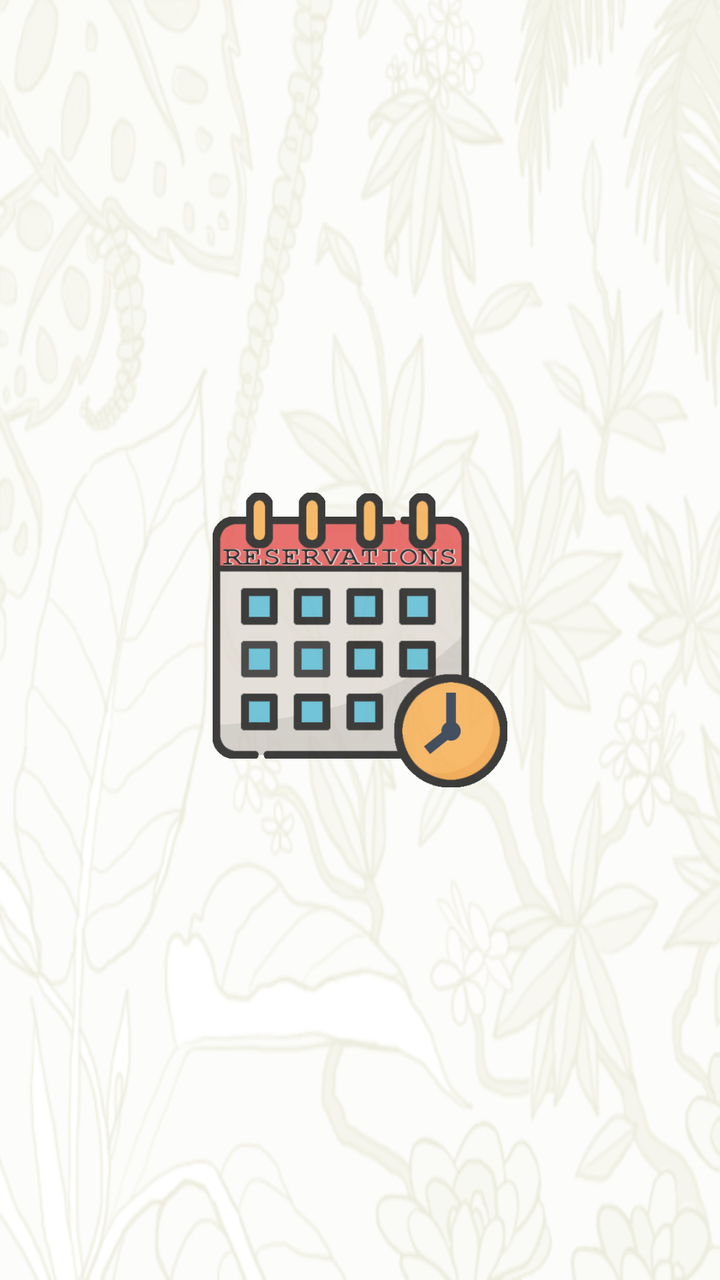
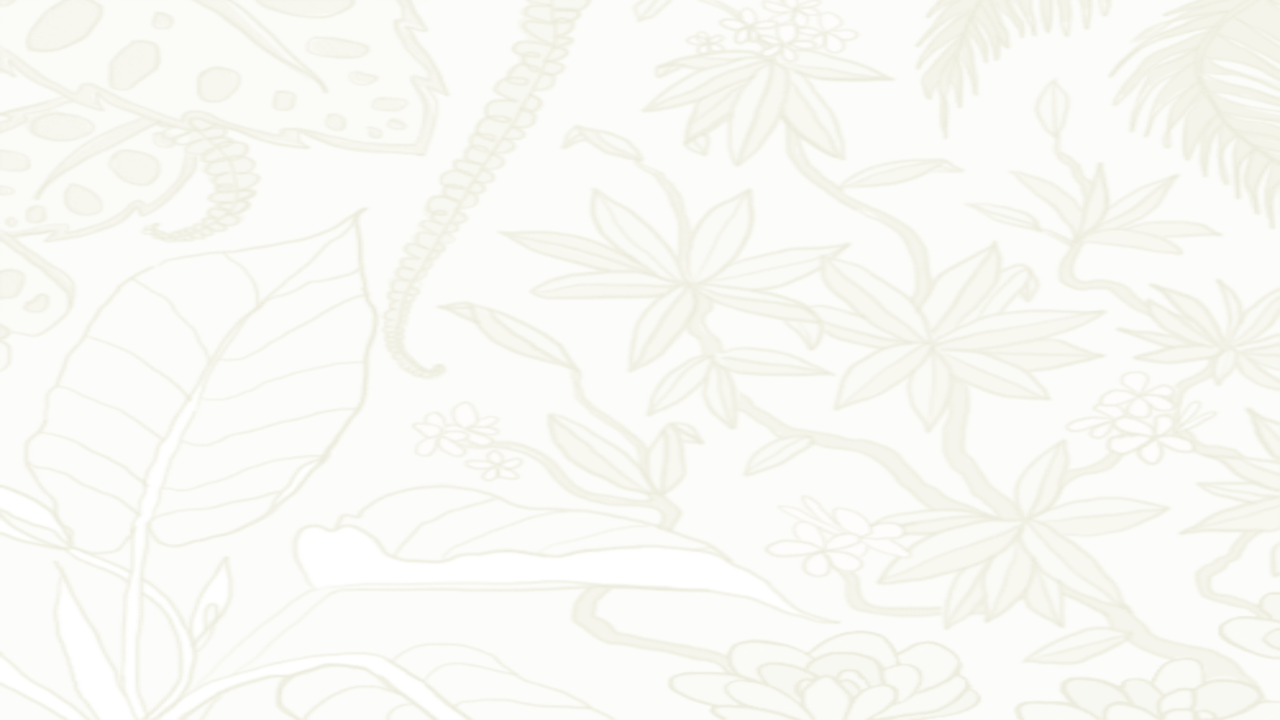

The same Android screen from two of the app's own layout files: first res/layout/ as a phone draws it, then the repository's variant for another configuration, drawn on a device whose configuration selects that folder. Both files follow.
<!-- AndroidManifest.xml: application theme Theme.AndroidProject_02 -->
<!-- res/layout/activity_main.xml -->
<?xml version="1.0" encoding="utf-8"?>
<androidx.constraintlayout.widget.ConstraintLayout xmlns:android="http://schemas.android.com/apk/res/android"
    xmlns:app="http://schemas.android.com/apk/res-auto"
    xmlns:tools="http://schemas.android.com/tools"
    android:id="@+id/mainMenu"
    android:layout_width="match_parent"
    android:layout_height="match_parent"
    android:background="@drawable/background_animation_list"
    tools:context=".MainActivity">


    <ImageButton
        android:id="@+id/reserveImgBtn"
        android:layout_width="0dp"
        android:layout_height="0dp"
        android:alpha="0.8"
        android:paddingVertical="30dp"
        android:background="@null"
        android:contentDescription="@string/reserve_activity"
        android:onClick="goToReserve"
        android:scaleType="fitCenter"
        android:tint="@drawable/touch_selector"
        app:layout_constraintBottom_toTopOf="@id/reservationsBtn"
        app:layout_constraintEnd_toEndOf="parent"
        app:layout_constraintHorizontal_weight="1"
        app:layout_constraintStart_toStartOf="parent"
        app:layout_constraintTop_toTopOf="parent"
        app:layout_constraintVertical_weight="1"
        app:srcCompat="@mipmap/reservesign" />

    <ImageButton
        android:id="@+id/reservationsBtn"
        android:layout_width="0dp"
        android:layout_height="0dp"
        android:background="@null"
        android:paddingVertical="30dp"
        android:alpha="0.8"
        android:contentDescription="@string/reservations_calendar"
        android:onClick="goToCalendar"
        android:scaleType="fitCenter"
        app:layout_constraintVertical_weight="1"
        android:tint="@drawable/touch_selector"
        app:layout_constraintBottom_toTopOf="@+id/guestListImgBtn"
        app:layout_constraintEnd_toEndOf="parent"
        app:layout_constraintStart_toStartOf="parent"
        app:layout_constraintTop_toBottomOf="@+id/reserveImgBtn"
        app:srcCompat="@mipmap/calendar" />

    <ImageButton
        android:id="@+id/guestListImgBtn"
        android:layout_width="0dp"
        android:layout_height="0dp"
        android:background="@null"
        android:paddingVertical="30dp"
        android:contentDescription="@string/guests_database"
        android:onClick="goToGuests"
        android:scaleType="fitCenter"
        android:alpha="0.8"
        app:layout_constraintVertical_weight="1"
        android:tint="@drawable/touch_selector"
        app:layout_constraintBottom_toBottomOf="parent"
        app:layout_constraintEnd_toEndOf="parent"
        app:layout_constraintStart_toStartOf="parent"
        app:layout_constraintTop_toBottomOf="@id/reservationsBtn"
        app:srcCompat="@mipmap/guest_list" />

</androidx.constraintlayout.widget.ConstraintLayout>
<!-- resources referenced by this layout -->
<resources>
  <!-- drawable background_animation_list (drawable) -->
  <?xml version="1.0" encoding="utf-8"?>
      <animation-list xmlns:android="http://schemas.android.com/apk/res/android" android:id="@+id/selected" android:oneshot="false">
      <item android:drawable="@drawable/background_frame_01" android:duration="100" />
      <item android:drawable="@drawable/background_frame_02" android:duration="100" />
      <item android:drawable="@drawable/background_frame_03" android:duration="100" />
      <item android:drawable="@drawable/background_frame_04" android:duration="100" />
      <item android:drawable="@drawable/background_frame_05" android:duration="100" />
      <item android:drawable="@drawable/background_frame_06" android:duration="100" />
      <item android:drawable="@drawable/background_frame_07" android:duration="100" />
      <item android:drawable="@drawable/background_frame_08" android:duration="100" />
      <item android:drawable="@drawable/background_frame_09" android:duration="100" />
      <item android:drawable="@drawable/background_frame_10" android:duration="100" />
      <item android:drawable="@drawable/background_frame_11" android:duration="100" />
      <item android:drawable="@drawable/background_frame_12" android:duration="100" />
      <item android:drawable="@drawable/background_frame_13" android:duration="100" />
      <item android:drawable="@drawable/background_frame_14" android:duration="100" />
      <item android:drawable="@drawable/background_frame_15" android:duration="100" />
      <item android:drawable="@drawable/background_frame_16" android:duration="100" />
      <item android:drawable="@drawable/background_frame_17" android:duration="100" />
      <item android:drawable="@drawable/background_frame_18" android:duration="100" />
      </animation-list>
  <!-- drawable touch_selector (drawable) -->
  <?xml version="1.0" encoding="utf-8"?>
  <selector xmlns:android="http://schemas.android.com/apk/res/android">
  
      
  
      <item android:state_pressed="true" android:color="#63FFFFFF"/>
      <item android:state_activated="true" android:color="#00FFFFFF"/>
      <item android:color="#00FFFFFF"/>
  
  </selector>
  <!-- mipmap calendar: png bitmap (drawable-night, 21788 bytes) -->
  <!-- mipmap guest_list: png bitmap (mipmap-ru, 41645 bytes) -->
  <!-- mipmap reservesign: png bitmap (drawable, 19013 bytes) -->
  <string name="guests_database">Guests database</string>
  <string name="reservations_calendar">Reservations calendar</string>
  <string name="reserve_activity">Search for room and create reservation</string>
  <style name="Theme.AndroidProject_02" parent="Theme.MaterialComponents.DayNight.DarkActionBar">
          
          <item name="colorPrimary">#B55C5C</item>
          <item name="colorPrimaryVariant">#BC9B9B</item>
          <item name="colorOnPrimary">#3A2B2B</item>
          
          <item name="colorSecondary">@color/teal_200</item>
          <item name="colorSecondaryVariant">@color/teal_700</item>
          <item name="colorOnSecondary">@color/black</item>
          
          <item name="android:statusBarColor" tools:targetApi="l">?attr/colorPrimary</item>
          
      </style>
  <!-- drawable background_frame_08: png bitmap (drawable, 76683 bytes) -->
  <!-- drawable background_frame_09: png bitmap (drawable, 75775 bytes) -->
  <!-- drawable background_frame_10: png bitmap (drawable, 75117 bytes) -->
  <!-- drawable background_frame_11: png bitmap (drawable, 76089 bytes) -->
  <!-- drawable background_frame_12: png bitmap (drawable, 76696 bytes) -->
  <!-- drawable background_frame_13: png bitmap (drawable, 78766 bytes) -->
  <!-- drawable background_frame_14: png bitmap (drawable, 79681 bytes) -->
  <!-- drawable background_frame_15: png bitmap (drawable, 80741 bytes) -->
  <!-- drawable background_frame_16: png bitmap (drawable, 81444 bytes) -->
  <!-- drawable background_frame_17: png bitmap (drawable, 84173 bytes) -->
  <!-- drawable background_frame_18: png bitmap (drawable, 84272 bytes) -->
</resources>
<!-- res/layout-land/activity_main.xml (the repository's variant of the layout above) -->
<!-- drawn on the phone turned sideways -->
<?xml version="1.0" encoding="utf-8"?>
<androidx.constraintlayout.widget.ConstraintLayout xmlns:android="http://schemas.android.com/apk/res/android"
    xmlns:app="http://schemas.android.com/apk/res-auto"
    xmlns:tools="http://schemas.android.com/tools"
    android:id="@+id/mainMenu"
    android:layout_width="match_parent"
    android:layout_height="match_parent"
    android:background="@drawable/background_animation_list"
    tools:context=".MainActivity">


    <ImageButton
        android:id="@+id/reserveImgBtn"
        android:layout_width="0dp"
        android:layout_height="wrap_content"
        android:alpha="0.8"
        android:background="@null"
        android:paddingHorizontal="30dp"
        android:contentDescription="@string/reserve_activity"
        android:onClick="goToReserve"
        android:scaleType="fitCenter"
        android:tint="@drawable/touch_selector"
        app:layout_constraintBottom_toBottomOf="parent"
        app:layout_constraintEnd_toStartOf="@+id/reservationsBtn"
        app:layout_constraintHorizontal_weight="1"
        app:layout_constraintStart_toStartOf="parent"
        app:layout_constraintTop_toTopOf="parent"
        app:layout_constraintVertical_weight="1"
        app:srcCompat="@mipmap/reservesign" />

    <ImageButton
        android:id="@+id/reservationsBtn"
        android:layout_width="0dp"
        android:layout_height="0dp"
        android:paddingHorizontal="30dp"
        android:alpha="0.8"
        android:background="@null"
        android:contentDescription="@string/reservations_calendar"
        android:onClick="goToCalendar"
        android:scaleType="fitCenter"
        android:tint="@drawable/touch_selector"
        app:layout_constraintHorizontal_weight="1"
        app:layout_constraintBottom_toBottomOf="@+id/reserveImgBtn"
        app:layout_constraintEnd_toStartOf="@+id/guestListImgBtn"
        app:layout_constraintStart_toEndOf="@+id/reserveImgBtn"
        app:layout_constraintTop_toTopOf="@+id/reserveImgBtn"
        app:srcCompat="@mipmap/calendar" />

    <ImageButton
        android:id="@+id/guestListImgBtn"
        android:layout_width="0dp"
        android:layout_height="0dp"
        android:alpha="0.8"
        android:background="@null"
        android:contentDescription="@string/guests_database"
        android:paddingHorizontal="30dp"
        android:onClick="goToGuests"
        android:scaleType="fitCenter"
        android:tint="@drawable/touch_selector"


        app:layout_constraintBottom_toBottomOf="@id/reservationsBtn"
        app:layout_constraintEnd_toEndOf="parent"
        app:layout_constraintHorizontal_weight="1"
        app:layout_constraintStart_toEndOf="@+id/reservationsBtn"
        app:layout_constraintTop_toTopOf="@+id/reservationsBtn"

        app:srcCompat="@mipmap/guest_list" />

</androidx.constraintlayout.widget.ConstraintLayout>
